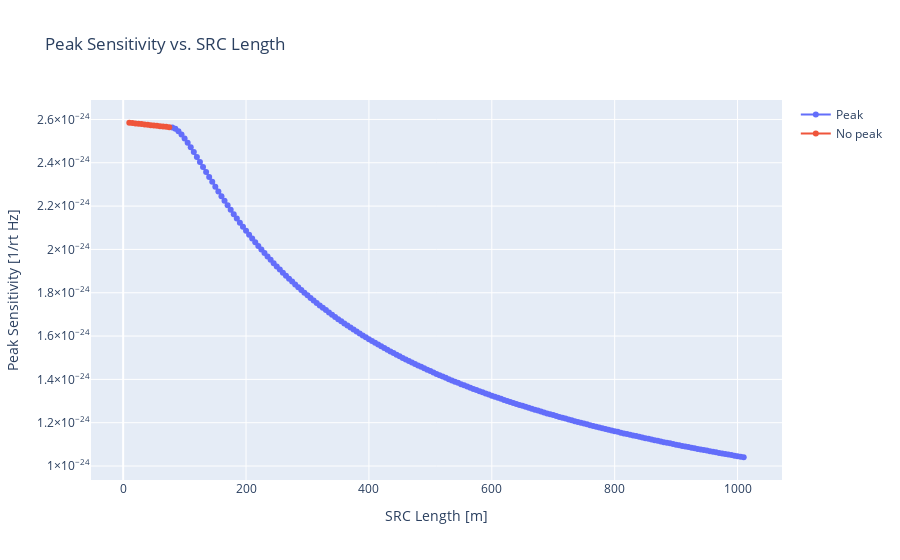
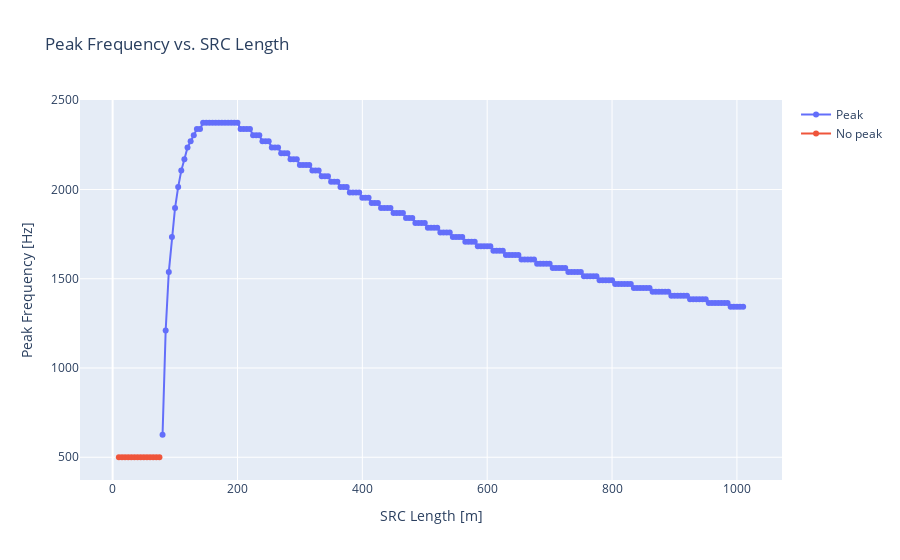

Notebook code for these charts, in order:
### Markdown cell above
**Figure 3a:** Peak $\text{ASD}$ vs. $L_\text{SRC}$  
**Figure 3b:** Peak $f$ vs. $L_\text{SRC}$  
**Figure 3c:** Peak $\text{FWHM}$ vs. $L_\text{SRC}$

### Code cell
import finesse
import numpy as np
import plotly.graph_objects as go
import plotly.express as px
import pandas as pd
from scipy.signal import find_peaks, peak_widths
from scipy import interpolate

fsig = np.geomspace(500,10e3,201)
vary_srcL = np.linspace(10, 1010, 201)
peak_sens = np.zeros((201,))
peak_f = np.zeros((201,))
peak_bw = np.zeros((201,))
nopeak_sens = np.zeros((201,))
nopeak_f = np.zeros((201,))

# Vary parameter, measure peak sensitivity, peak frequency, peak FWHM (bandwidth)
for i, srcL in enumerate(vary_srcL):
    kat = finesse.Model()
    kat.parse(
        f"""
    ###########################################################################
    ###   Variables
    ###########################################################################
    var Larm 4000
    var Mtm  74.1
    var itmT 0.01397
    var lmichx 4.5
    var lmichy 4.45

    ###########################################################################
    ###   Input optics
    ###########################################################################
    l L0 500
    s l_in L0.p1 prm.p1
    # Power recycling mirror
    m prm T=0.03 L=2e-05 phi=90
    s prc prm.p2 bs.p1 L=53

    # Central beamsplitter
    bs bs T=0.5 L=0 alpha=45
    
    # Check power in PRC
    #pd reflPRC prm.p1.o
    #pd circPRC bs.p1.i
    #pd trnsPRC bs.p3.o

    ###########################################################################
    ###   X arm
    ###########################################################################
    s lx bs.p3 itmxar.p1 L=lmichx
    
    m itmxar T=1 L=0 phi=180
    s ar_thick itmxar.p2 itmx.p1 L=0
    m itmx T=itmT L=20u phi=180
    s LX itmx.p2 etmx.p1 L=Larm
    
    m etmx T=5u L=40u phi=179.99999
    
    # Check power in ARM X cavity
    #pd reflX itmx.p1.o
    #pd circX etmx.p1.i
    #pd trnsX etmx.p2.o

    pendulum itmx_sus itmx.mech mass=Mtm fz=1 Qz=1M
    pendulum etmx_sus etmx.mech mass=Mtm fz=1 Qz=1M

    ###########################################################################
    ###   Y arm
    ###########################################################################
    s ly bs.p2 itmyar.p1 L=lmichy
    
    m itmyar T=1 L=0 phi=90
    s ar_thicky itmyar.p2 itmy.p1 L=0
    m itmy T=itmT L=20u phi=90
    s LY itmy.p2 etmy.p1 L=Larm
    
    m etmy T=5u L=40u phi=90.00001
    
    # Check power in ARM Y cavity
    #pd reflY itmy.p1.o
    #pd circY etmy.p1.i
    #pd trnsY etmy.p2.o

    pendulum itmy_sus itmy.mech mass=Mtm fz=1 Qz=1M
    pendulum etmy_sus etmy.mech mass=Mtm fz=1 Qz=1M
    
    ###########################################################################
    ###   vSRM
    ###########################################################################
    
    #m srm T=0.2 L=37.5u phi=-90
    
    s src bs.p4 SRC_BS.p1 L={srcL}
    bs SRC_BS T=0.5 L=0 alpha=45
    s vSRC1 SRC_BS.p2 vSRM1.p1 L=0
    m vSRM1 T=0 L=0 phi=-83.6435
    s vSRC2  SRC_BS.p3 vSRM2.p1 L=0
    m vSRM2 T=0 L=0 phi=-6.3565
    
    # Check power in SRC
    #pd reflSRC bs.p2.o
    #pd circSRC SRC_BS.p1.i
    #pd trnsSRC SRC_BS.p3.o
   
    ###########################################################################
    ###   Output & squeezing
    ###########################################################################
    dbs OFI 
    link(SRC_BS.p4, OFI.p1)
    readout_dc AS OFI.p3.o

    # A squeezed source could be injected into the dark port
    #sq sqz db=-10 angle=90
    #link(sqz, OFI.p2)

    # ------------------------------------------------------------------------------
    # Degrees of Freedom
    # ------------------------------------------------------------------------------
    dof STRAIN LX.dofs.h +1  LY.dofs.h -1

    # signal generator
    sgen sig STRAIN

    qnoised NSR_with_RP AS.p1.i nsr=True
    #qshot NSR_without_RP AS.p1.i nsr=True
    #pd1 signal AS.p1.i f=fsig

    fsig(1)
    xaxis(fsig, log, 500, 10k, 200)
    
    """
    )
    out = kat.run()
    neg_sens = -np.abs(out['NSR_with_RP'])
    peak_idxs, _ = find_peaks(neg_sens)
    
    if peak_idxs.size == 0: # If no peak found, the max sensitivity and its frequency (lower bound is 500Hz) is recorded
        nopeak_sens[i] = np.min(np.abs(out['NSR_with_RP']))
        nopeak_f[i] = fsig[np.argmin(np.abs(out['NSR_with_RP']))]
        peak_sens[i] = np.nan
        peak_f[i] = np.nan
        peak_bw[i] = np.nan
        continue
    else:
        nopeak_sens[i] = np.nan
        nopeak_f[i] = np.nan
        
    fwhm_idxs = peak_widths(neg_sens, peak_idxs, rel_height=0.5)
    left_idx = fwhm_idxs[2][0]
    right_idx = fwhm_idxs[3][0]
    interp_fsig = interpolate.interp1d(np.arange(201), fsig)
    peak_sens[i] = np.abs(out['NSR_with_RP'])[peak_idxs[0]]
    peak_f[i] = fsig[peak_idxs[0]]
    peak_bw[i] = interp_fsig(right_idx) - interp_fsig(left_idx)
    
fig_peak_sens = go.Figure()
fig_peak_sens.add_trace(go.Scatter(x=vary_srcL, y=peak_sens,mode='lines+markers',name='Peak'))
fig_peak_sens.add_trace(go.Scatter(x=vary_srcL, y=nopeak_sens,mode='lines+markers',name='No peak'))
fig_peak_sens.update_layout(title="Peak Sensitivity vs. SRC Length",xaxis_title="SRC Length [m]",yaxis_title="Peak Sensitivity [1/rt Hz]")
fig_peak_sens.show()

fig_peak_f = go.Figure()
fig_peak_f.add_trace(go.Scatter(x=vary_srcL, y=peak_f,mode='lines+markers',name='Peak'))
fig_peak_f.add_trace(go.Scatter(x=vary_srcL, y=nopeak_f,mode='lines+markers',name='No peak'))
fig_peak_f.update_layout(title="Peak Frequency vs. SRC Length",xaxis_title="SRC Length [m]",yaxis_title="Peak Frequency [Hz]")
fig_peak_f.show()

fig_peak_bw = px.line(x=vary_srcL, y=peak_bw, markers=True, title="Peak Bandwidth vs. SRC Length")
fig_peak_bw.update_xaxes(title_text="SRC Length [m]")
fig_peak_bw.update_yaxes(title_text="Peak Bandwidth [Hz]")
fig_peak_bw.show()

### Figure 1 — Plotly figure (JSON) as saved in the notebook; plotly's stock layout.template omitted (floating-point values rounded to 4 significant figures; data arrays with more than 128 entries replaced by an {"elided": "..."} marker saying what was removed)
{"data": [{"mode": "lines+markers", "name": "Peak", "type": "scatter", "x": {"elided": "201 int values"}, "y": {"elided": "201 float values"}}, {"mode": "lines+markers", "name": "No peak", "type": "scatter", "x": {"elided": "201 int values"}, "y": {"elided": "201 float values"}}], "layout": {"title": {"text": "Peak Sensitivity vs. SRC Length"}, "xaxis": {"title": {"text": "SRC Length [m]"}}, "yaxis": {"title": {"text": "Peak Sensitivity [1/rt Hz]"}}}}

### Figure 2 — Plotly figure (JSON) as saved in the notebook; plotly's stock layout.template omitted (floating-point values rounded to 4 significant figures; data arrays with more than 128 entries replaced by an {"elided": "..."} marker saying what was removed)
{"data": [{"mode": "lines+markers", "name": "Peak", "type": "scatter", "x": {"elided": "201 int values"}, "y": {"elided": "201 float values"}}, {"mode": "lines+markers", "name": "No peak", "type": "scatter", "x": {"elided": "201 int values"}, "y": {"elided": "201 int values"}}], "layout": {"title": {"text": "Peak Frequency vs. SRC Length"}, "xaxis": {"title": {"text": "SRC Length [m]"}}, "yaxis": {"title": {"text": "Peak Frequency [Hz]"}}}}
